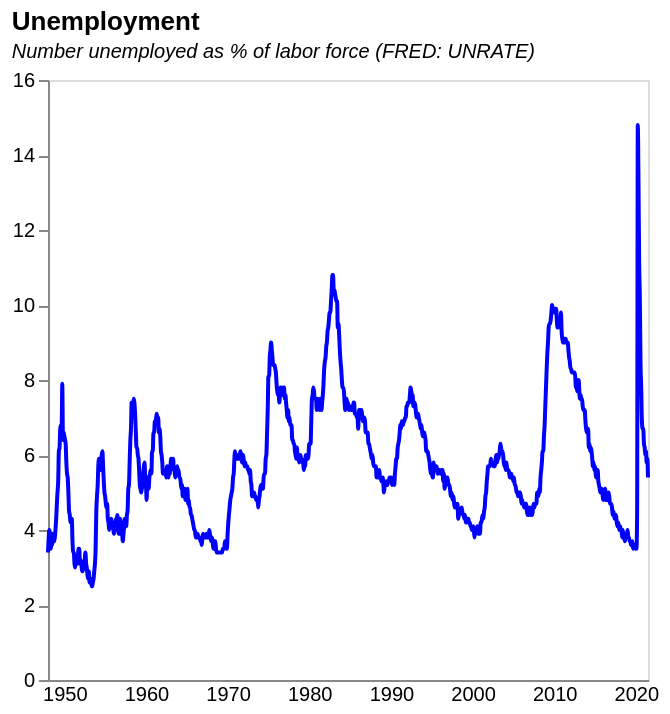

Vega-Lite specification stored for this chart:
### Vega-Lite specification from a JSON file in a GitHub repository (floating-point values rounded to 4 significant figures; data arrays with more than 128 entries replaced by an {"elided": "..."} marker saying what was removed)
{"$schema": "https://vega.github.io/schema/vega-lite/v5.json", "description": "US 10y bond yield", "title": {"text": "Unemployment", "subtitle": "Number unemployed as % of labor force (FRED: UNRATE)", "subtitleFontStyle": "italic", "subtitleFontSize": 10, "anchor": "start", "color": "black"}, "data": {"values": {"elided": "883 records"}, "format": {"parse": {"date": "date"}}}, "height": 300, "width": 300, "mark": {"type": "line", "point": false, "interpolate": "monotone", "color": "blue"}, "encoding": {"x": {"field": "date", "type": "temporal", "axis": {"title": null, "grid": false, "labelSeparation": 10, "ticks": false}}, "y": {"field": "value", "type": "quantitative", "title": "", "axis": {"grid": false}}}}
